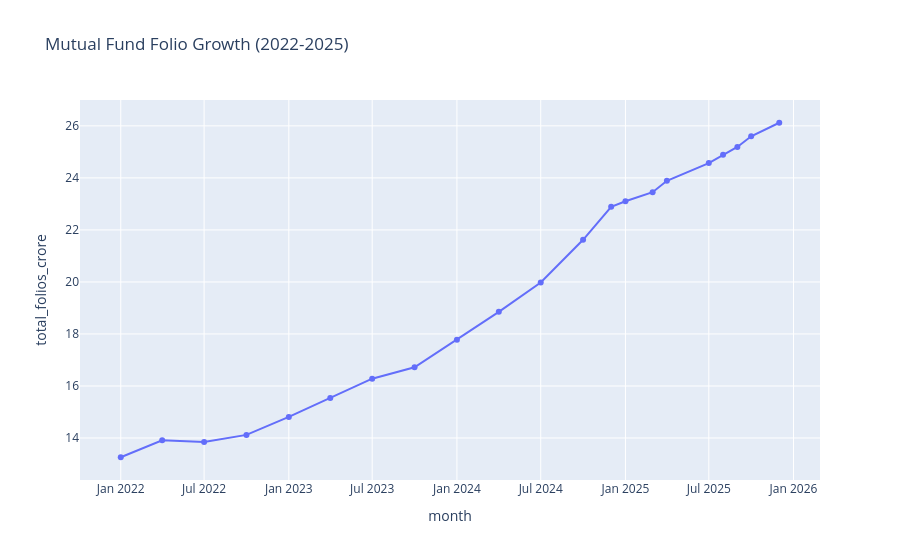

Source (notebook cell):
### Code cell
import plotly.express as px

fig = px.line(
    folio_data,
    x="month",
    y="total_folios_crore",
    markers=True,
    title="Mutual Fund Folio Growth (2022-2025)"
)

fig.show()

### Figure 1 — Plotly figure (JSON) as saved in the notebook; plotly's stock layout.template omitted (floating-point values rounded to 4 significant figures)
{"data": [{"hovertemplate": "month=%{x}<br>total_folios_crore=%{y}<extra></extra>", "legendgroup": "", "line": {"color": "#636efa", "dash": "solid"}, "marker": {"symbol": "circle"}, "mode": "lines+markers", "name": "", "orientation": "v", "showlegend": false, "type": "scatter", "x": ["2022-01-01T00:00:00.000000000", "2022-04-01T00:00:00.000000000", "2022-07-01T00:00:00.000000000", "2022-10-01T00:00:00.000000000", "2023-01-01T00:00:00.000000000", "2023-04-01T00:00:00.000000000", "2023-07-01T00:00:00.000000000", "2023-10-01T00:00:00.000000000", "2024-01-01T00:00:00.000000000", "2024-04-01T00:00:00.000000000", "2024-07-01T00:00:00.000000000", "2024-10-01T00:00:00.000000000", "2024-12-01T00:00:00.000000000", "2025-01-01T00:00:00.000000000", "2025-03-01T00:00:00.000000000", "2025-04-01T00:00:00.000000000", "2025-07-01T00:00:00.000000000", "2025-08-01T00:00:00.000000000", "2025-09-01T00:00:00.000000000", "2025-10-01T00:00:00.000000000", "2025-12-01T00:00:00.000000000"], "xaxis": "x", "y": [13.26, 13.91, 13.85, 14.12, 14.81, 15.54, 16.28, 16.72, 17.78, 18.85, 19.98, 21.62, 22.89, 23.1, 23.45, 23.89, 24.57, 24.89, 25.19, 25.6, 26.12], "yaxis": "y"}], "layout": {"legend": {"tracegroupgap": 0}, "title": {"text": "Mutual Fund Folio Growth (2022-2025)"}, "xaxis": {"anchor": "y", "domain": [0, 1], "title": {"text": "month"}}, "yaxis": {"anchor": "x", "domain": [0, 1], "title": {"text": "total_folios_crore"}}}}
